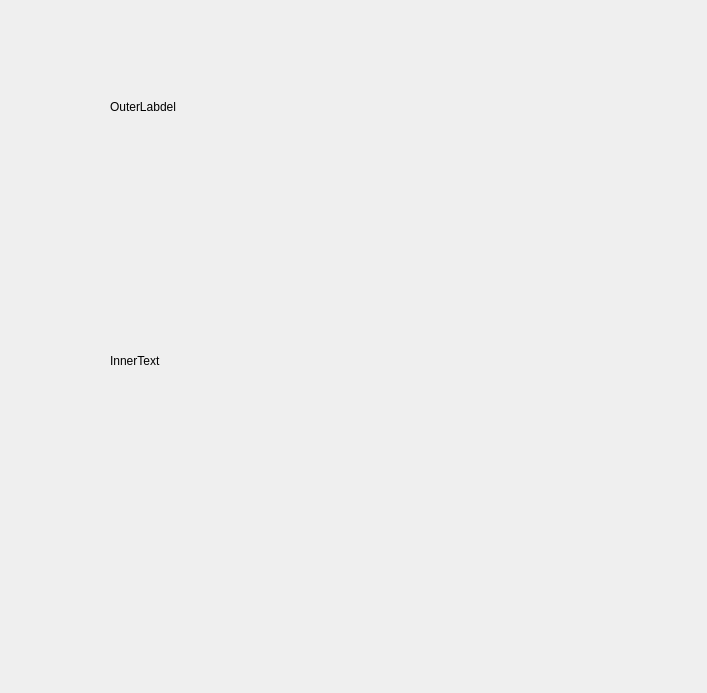
<?xml version="1.0" encoding="UTF-8"?>
<ui version="4.0">
 <class>Form</class>
 <widget class="QWidget" name="Form">
  <property name="geometry">
   <rect>
    <x>0</x>
    <y>0</y>
    <width>707</width>
    <height>693</height>
   </rect>
  </property>
  <property name="windowTitle">
   <string>Form</string>
  </property>
  <widget class="QWidget" name="verticalLayoutWidget">
   <property name="geometry">
    <rect>
     <x>110</x>
     <y>100</y>
     <width>341</width>
     <height>461</height>
    </rect>
   </property>
   <layout class="QVBoxLayout" name="verticalLayout">
    <item>
     <widget class="QLabel" name="OuterLabel">
      <property name="sizePolicy">
       <sizepolicy hsizetype="Expanding" vsizetype="Fixed">
        <horstretch>0</horstretch>
        <verstretch>0</verstretch>
       </sizepolicy>
      </property>
      <property name="text">
       <string>OuterLabdel</string>
      </property>
     </widget>
    </item>
    <item>
     <spacer name="verticalSpacer">
      <property name="orientation">
       <enum>Qt::Vertical</enum>
      </property>
      <property name="sizeType">
       <enum>QSizePolicy::Fixed</enum>
      </property>
      <property name="sizeHint" stdset="0">
       <size>
        <width>20</width>
        <height>40</height>
       </size>
      </property>
     </spacer>
    </item>
    <item>
     <layout class="QGridLayout" name="gridLayout">
      <item row="0" column="0">
       <widget class="QLabel" name="OuterLabel_2">
        <property name="sizePolicy">
         <sizepolicy hsizetype="Expanding" vsizetype="Expanding">
          <horstretch>0</horstretch>
          <verstretch>0</verstretch>
         </sizepolicy>
        </property>
        <property name="text">
         <string>InnerText</string>
        </property>
       </widget>
      </item>
     </layout>
    </item>
   </layout>
  </widget>
 </widget>
 <resources/>
 <connections/>
</ui>
